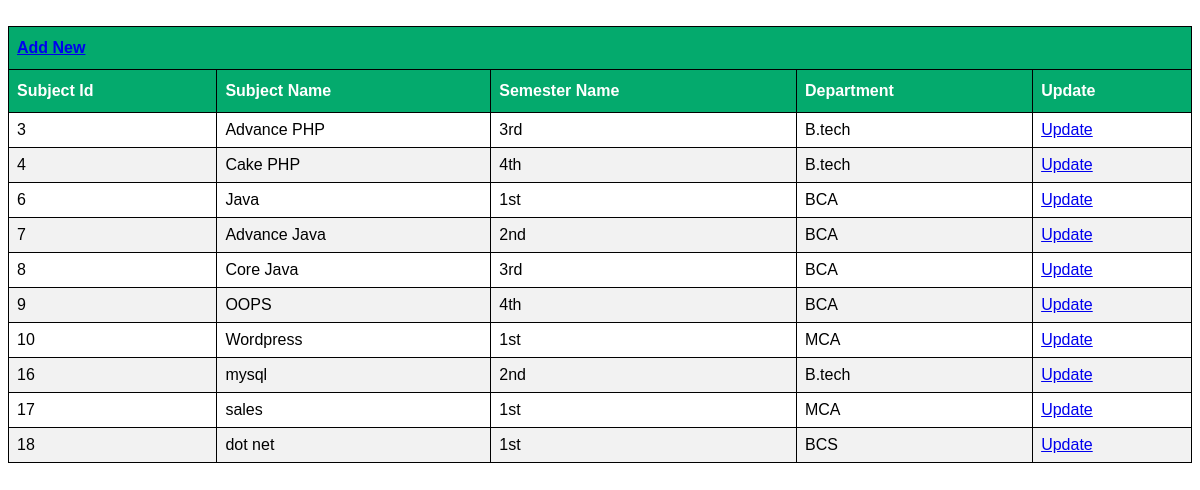
The page /subject.php on the database its author committed.
### tables this page shows
CREATE TABLE `subject` (
  `subject_id` int(11) NOT NULL,
  `subject_name` varchar(20) DEFAULT NULL,
  `sem_id` int(11) NOT NULL,
  `department_id` int(11) NOT NULL
);

CREATE TABLE `semester` (
  `sem_id` int(11) NOT NULL,
  `semester_name` varchar(20) DEFAULT NULL,
  `department_id` int(11) NOT NULL
);

CREATE TABLE `department` (
  `department_id` int(11) NOT NULL,
  `department_name` varchar(50) NOT NULL
);

### subject.php (the view, shortened to what this page needs)
<?php
echo "<table id='customers'>";
echo "<tr class='danger'><th colspan='6'><a href='admindashboard.php?info=add_subject' class='btn btn-primary'>Add New</a></th></tr>";
echo "<Tr><th>Subject Id</th><th>Subject Name</th><th>Semester Name</th><th>Department</th>
<th>Update</th></tr>";
	$que=mysqli_query($con,"select *  from subject");
	while($res=mysqli_fetch_array($que))
	{
	echo "<Tr>";
	echo "<td>".$res['subject_id']."</td>" ;
	echo "<td>".$res['subject_name']."</td>" ;
	$que1=mysqli_query($con,"select *  from semester where sem_id='".$res['sem_id']."'");
	$res1=mysqli_fetch_array($que1);
	echo "<td>".$res1['semester_name']."</td>" ;
	$que2=mysqli_query($con,"select *  from department where department_id='".$res['department_id']."'");
	$res2=mysqli_fetch_array($que2);
	echo "<td>".$res2['department_name']."</td>" ;
	echo "<td><a href='admindashboard.php?info=updatesubject&subject_id=$res[subject_id]' class='btn btn-warning'>Update</a></td>";
	?>
 -->	<?php
	echo "</tr>";
	}
echo "</table>";
?>

### subject.php (style rules this page uses)
#customers { font-family: Arial, Helvetica, sans-serif; border-collapse: collapse; width: 100%; }
#customers td, #customers th { border: 1px solid black; padding: 8px; }
#customers tr:nth-child(even) { background-color: #f2f2f2; }
#customers th { padding-top: 12px; padding-bottom: 12px; text-align: left; background-color: #04AA6D; color: white; }

### rows shown on the page
subject: subject_id "3", subject_name "Advance PHP", sem.semester_name "3rd", department.department_name "B.tech"
subject: subject_id "4", subject_name "Cake PHP", sem.semester_name "4th", department.department_name "B.tech"
subject: subject_id "6", subject_name "Java", sem.semester_name "1st", department.department_name "BCA"
subject: subject_id "7", subject_name "Advance Java", sem.semester_name "2nd", department.department_name "BCA"
subject: subject_id "8", subject_name "Core Java", sem.semester_name "3rd", department.department_name "BCA"
subject: subject_id "9", subject_name "OOPS", sem.semester_name "4th", department.department_name "BCA"
subject: subject_id "10", subject_name "Wordpress", sem.semester_name "1st", department.department_name "MCA"
subject: subject_id "16", subject_name "mysql", sem.semester_name "2nd", department.department_name "B.tech"
subject: subject_id "17", subject_name "sales", sem.semester_name "1st", department.department_name "MCA"
subject: subject_id "18", subject_name "dot net", sem.semester_name "1st", department.department_name "BCS"
